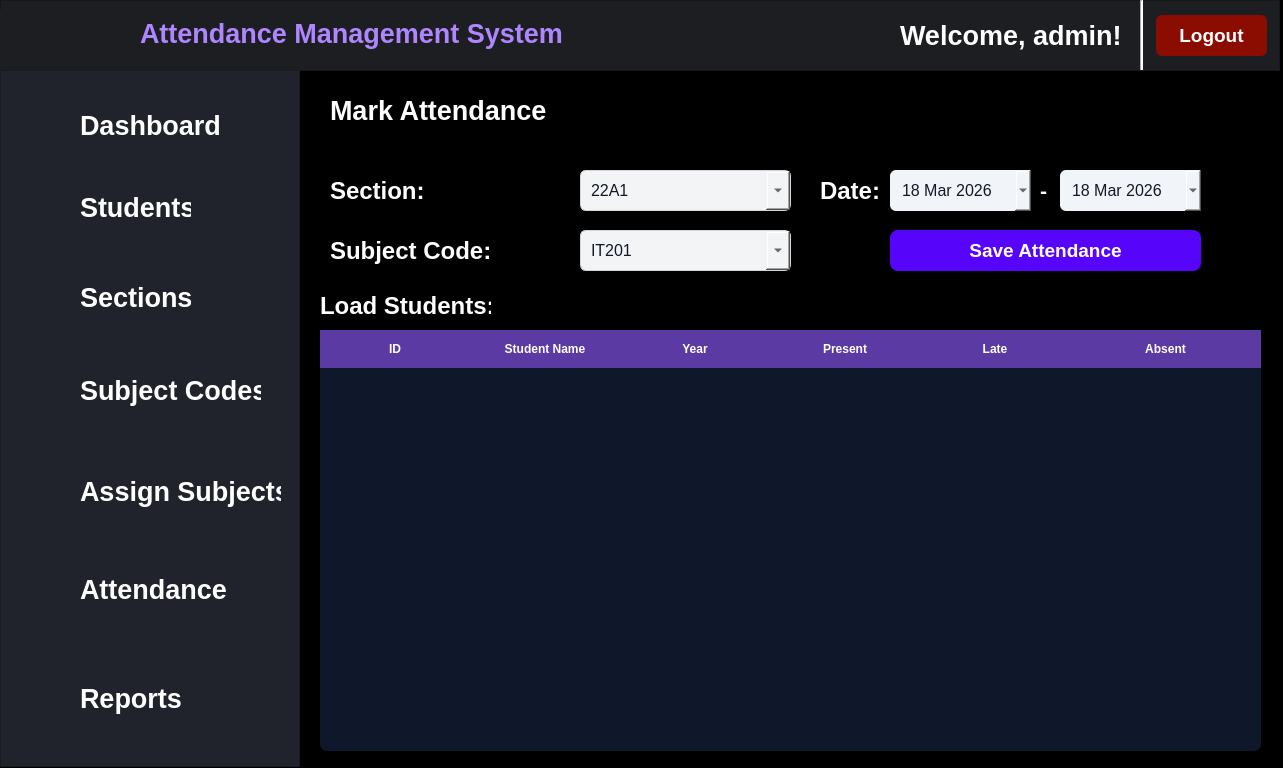
<?xml version="1.0" encoding="UTF-8"?>
<ui version="4.0">
 <class>MainWindow</class>
 <widget class="QMainWindow" name="MainWindow">
  <property name="geometry">
   <rect>
    <x>0</x>
    <y>0</y>
    <width>1283</width>
    <height>768</height>
   </rect>
  </property>
  <property name="windowTitle">
   <string>MainWindow</string>
  </property>
  <property name="styleSheet">
   <string notr="true">QMainWindow{
	background-color: black;
}

QWidget#centralwidget{
	background-color: black;
}</string>
  </property>
  <widget class="QWidget" name="centralwidget">
   <widget class="QLabel" name="apptitle_3">
    <property name="geometry">
     <rect>
      <x>330</x>
      <y>160</y>
      <width>201</width>
      <height>61</height>
     </rect>
    </property>
    <property name="font">
     <font>
      <family>Segoe UI</family>
      <pointsize>18</pointsize>
      <weight>75</weight>
      <italic>false</italic>
      <bold>true</bold>
     </font>
    </property>
    <property name="styleSheet">
     <string notr="true">color: white;
</string>
    </property>
    <property name="text">
     <string>Section:</string>
    </property>
   </widget>
   <widget class="QLabel" name="apptitle_4">
    <property name="geometry">
     <rect>
      <x>330</x>
      <y>220</y>
      <width>201</width>
      <height>61</height>
     </rect>
    </property>
    <property name="font">
     <font>
      <family>Segoe UI</family>
      <pointsize>18</pointsize>
      <weight>75</weight>
      <italic>false</italic>
      <bold>true</bold>
     </font>
    </property>
    <property name="styleSheet">
     <string notr="true">color: white;
</string>
    </property>
    <property name="text">
     <string>Subject Code:</string>
    </property>
   </widget>
   <widget class="QComboBox" name="cmbSection">
    <property name="geometry">
     <rect>
      <x>580</x>
      <y>170</y>
      <width>211</width>
      <height>41</height>
     </rect>
    </property>
    <property name="sizePolicy">
     <sizepolicy hsizetype="Preferred" vsizetype="Preferred">
      <horstretch>0</horstretch>
      <verstretch>0</verstretch>
     </sizepolicy>
    </property>
    <property name="font">
     <font>
      <family>Segoe UI</family>
      <pointsize>12</pointsize>
     </font>
    </property>
    <property name="styleSheet">
     <string notr="true">QComboBox {
    background-color: #f3f4f6;
    color: #111827;
    border: 1px solid #d1d5db;
    border-radius: 6px;
    padding: 6px 10px;
}

QComboBox::drop-down {
    width: 24px;
}

QComboBox:hover {
    border: 1px solid #a78bfa;
}

QComboBox:focus {
    border: 1px solid #7c3aed;
}

QComboBox QAbstractItemView {
    background-color: #ffffff;
    color: #111827;
    border: 1px solid #d1d5db;
    selection-background-color: #7c3aed;
    selection-color: white;
}</string>
    </property>
    <item>
     <property name="text">
      <string>22A1</string>
     </property>
    </item>
    <item>
     <property name="text">
      <string>22A2</string>
     </property>
    </item>
    <item>
     <property name="text">
      <string>22A3</string>
     </property>
    </item>
    <item>
     <property name="text">
      <string>22A4</string>
     </property>
    </item>
    <item>
     <property name="text">
      <string>22A5</string>
     </property>
    </item>
   </widget>
   <widget class="QComboBox" name="cmbSubject">
    <property name="geometry">
     <rect>
      <x>580</x>
      <y>230</y>
      <width>211</width>
      <height>41</height>
     </rect>
    </property>
    <property name="font">
     <font>
      <family>Segoe UI</family>
      <pointsize>12</pointsize>
     </font>
    </property>
    <property name="styleSheet">
     <string notr="true">QComboBox {
    background-color: #f3f4f6;
    color: #111827;
    border: 1px solid #d1d5db;
    border-radius: 6px;
    padding: 6px 10px;
}

QComboBox::drop-down {
    width: 24px;
}

QComboBox:hover {
    border: 1px solid #a78bfa;
}

QComboBox:focus {
    border: 1px solid #7c3aed;
}

QComboBox QAbstractItemView {
    background-color: #ffffff;
    color: #111827;
    border: 1px solid #d1d5db;
    selection-background-color: #7c3aed;
    selection-color: white;
}</string>
    </property>
    <item>
     <property name="text">
      <string>IT201</string>
     </property>
    </item>
    <item>
     <property name="text">
      <string>IT202</string>
     </property>
    </item>
    <item>
     <property name="text">
      <string>IT203</string>
     </property>
    </item>
    <item>
     <property name="text">
      <string>IT204</string>
     </property>
    </item>
    <item>
     <property name="text">
      <string>IT205</string>
     </property>
    </item>
   </widget>
   <widget class="QLabel" name="apptitle_7">
    <property name="geometry">
     <rect>
      <x>320</x>
      <y>290</y>
      <width>171</width>
      <height>31</height>
     </rect>
    </property>
    <property name="font">
     <font>
      <family>Segoe UI</family>
      <pointsize>18</pointsize>
      <weight>75</weight>
      <italic>false</italic>
      <bold>true</bold>
     </font>
    </property>
    <property name="styleSheet">
     <string notr="true">color: white;
</string>
    </property>
    <property name="text">
     <string>Load Students:</string>
    </property>
   </widget>
   <widget class="QFrame" name="topbar">
    <property name="geometry">
     <rect>
      <x>0</x>
      <y>0</y>
      <width>1280</width>
      <height>71</height>
     </rect>
    </property>
    <property name="styleSheet">
     <string notr="true">background-color: #1D1E21;</string>
    </property>
    <property name="frameShape">
     <enum>QFrame::StyledPanel</enum>
    </property>
    <property name="frameShadow">
     <enum>QFrame::Raised</enum>
    </property>
    <widget class="QLabel" name="label">
     <property name="geometry">
      <rect>
       <x>0</x>
       <y>10</y>
       <width>151</width>
       <height>71</height>
      </rect>
     </property>
     <property name="text">
      <string/>
     </property>
     <property name="pixmap">
      <pixmap>../assets/140x140.png</pixmap>
     </property>
    </widget>
    <widget class="QLabel" name="label_2">
     <property name="geometry">
      <rect>
       <x>140</x>
       <y>8</y>
       <width>431</width>
       <height>50</height>
      </rect>
     </property>
     <property name="font">
      <font>
       <family>Segoe UI</family>
       <pointsize>20</pointsize>
       <weight>75</weight>
       <bold>true</bold>
      </font>
     </property>
     <property name="styleSheet">
      <string notr="true">color: #AE86FF;</string>
     </property>
     <property name="text">
      <string>Attendance Management System</string>
     </property>
    </widget>
    <widget class="QPushButton" name="pushButton_9">
     <property name="geometry">
      <rect>
       <x>1156</x>
       <y>15</y>
       <width>111</width>
       <height>41</height>
      </rect>
     </property>
     <property name="font">
      <font>
       <family>Segoe UI</family>
       <pointsize>14</pointsize>
       <weight>75</weight>
       <bold>true</bold>
      </font>
     </property>
     <property name="cursor">
      <cursorShape>PointingHandCursor</cursorShape>
     </property>
     <property name="styleSheet">
      <string notr="true">QPushButton {
background-color: #8B0C00;
border: none;
color: white;
border-radius: 6px;
}

QPushButton:hover {
background-color: #67160F;
}</string>
     </property>
     <property name="text">
      <string>Logout</string>
     </property>
    </widget>
    <widget class="Line" name="line">
     <property name="geometry">
      <rect>
       <x>1140</x>
       <y>0</y>
       <width>3</width>
       <height>70</height>
      </rect>
     </property>
     <property name="styleSheet">
      <string notr="true">background-color: white;</string>
     </property>
     <property name="orientation">
      <enum>Qt::Vertical</enum>
     </property>
    </widget>
    <widget class="QLabel" name="label_3">
     <property name="geometry">
      <rect>
       <x>900</x>
       <y>10</y>
       <width>221</width>
       <height>50</height>
      </rect>
     </property>
     <property name="font">
      <font>
       <family>Segoe UI</family>
       <pointsize>20</pointsize>
       <weight>75</weight>
       <bold>true</bold>
      </font>
     </property>
     <property name="styleSheet">
      <string notr="true">color: white;</string>
     </property>
     <property name="text">
      <string>Welcome, admin!</string>
     </property>
    </widget>
   </widget>
   <widget class="QFrame" name="frame_2">
    <property name="geometry">
     <rect>
      <x>0</x>
      <y>70</y>
      <width>300</width>
      <height>697</height>
     </rect>
    </property>
    <property name="styleSheet">
     <string notr="true">background-color: #20232B;
padding: 10px;</string>
    </property>
    <property name="frameShape">
     <enum>QFrame::StyledPanel</enum>
    </property>
    <property name="frameShadow">
     <enum>QFrame::Raised</enum>
    </property>
    <widget class="QPushButton" name="pushButton">
     <property name="geometry">
      <rect>
       <x>70</x>
       <y>30</y>
       <width>161</width>
       <height>51</height>
      </rect>
     </property>
     <property name="font">
      <font>
       <family>Segoe UI</family>
       <pointsize>20</pointsize>
       <weight>75</weight>
       <italic>false</italic>
       <bold>true</bold>
      </font>
     </property>
     <property name="cursor">
      <cursorShape>PointingHandCursor</cursorShape>
     </property>
     <property name="styleSheet">
      <string notr="true">QPushButton {
    color: white;
    background: transparent;
    border: none;
    text-align: left;
    padding: 10px;
}

QPushButton:hover {
    color: #7B2CFF;
}

QPushButton:checked {
    color: #7B2CFF;
    font-weight: bold;
}</string>
     </property>
     <property name="text">
      <string>Dashboard</string>
     </property>
    </widget>
    <widget class="QPushButton" name="pushButton_2">
     <property name="geometry">
      <rect>
       <x>70</x>
       <y>112</y>
       <width>131</width>
       <height>51</height>
      </rect>
     </property>
     <property name="font">
      <font>
       <family>Segoe UI</family>
       <pointsize>20</pointsize>
       <weight>75</weight>
       <italic>false</italic>
       <bold>true</bold>
      </font>
     </property>
     <property name="cursor">
      <cursorShape>PointingHandCursor</cursorShape>
     </property>
     <property name="styleSheet">
      <string notr="true">QPushButton {
    color: white;
    background: transparent;
    border: none;
    text-align: left;
    padding: 10px;
}

QPushButton:hover {
    color: #7B2CFF;
}

QPushButton:checked {
    color: #7B2CFF;
    font-weight: bold;
}</string>
     </property>
     <property name="text">
      <string>Students</string>
     </property>
    </widget>
    <widget class="QPushButton" name="pushButton_3">
     <property name="geometry">
      <rect>
       <x>70</x>
       <y>202</y>
       <width>131</width>
       <height>51</height>
      </rect>
     </property>
     <property name="font">
      <font>
       <family>Segoe UI</family>
       <pointsize>20</pointsize>
       <weight>75</weight>
       <italic>false</italic>
       <bold>true</bold>
      </font>
     </property>
     <property name="cursor">
      <cursorShape>PointingHandCursor</cursorShape>
     </property>
     <property name="styleSheet">
      <string notr="true">QPushButton {
     color: white;
    background: transparent;
    border: none;
    text-align: left;
    padding: 10px;
}

QPushButton:hover {
    color: #7B2CFF;
}

QPushButton:checked {
    color: #7B2CFF;
    font-weight: bold;
}</string>
     </property>
     <property name="text">
      <string>Sections</string>
     </property>
    </widget>
    <widget class="QPushButton" name="pushButton_4">
     <property name="geometry">
      <rect>
       <x>70</x>
       <y>290</y>
       <width>201</width>
       <height>61</height>
      </rect>
     </property>
     <property name="font">
      <font>
       <family>Segoe UI</family>
       <pointsize>20</pointsize>
       <weight>75</weight>
       <italic>false</italic>
       <bold>true</bold>
      </font>
     </property>
     <property name="cursor">
      <cursorShape>PointingHandCursor</cursorShape>
     </property>
     <property name="acceptDrops">
      <bool>false</bool>
     </property>
     <property name="styleSheet">
      <string notr="true">QPushButton {
     color: white;
    background: transparent;
    border: none;
    text-align: left;
    padding: 10px;
}

QPushButton:hover {
    color: #7B2CFF;
}

QPushButton:checked {
    color: #7B2CFF;
    font-weight: bold;
}</string>
     </property>
     <property name="text">
      <string>Subject Codes</string>
     </property>
    </widget>
    <widget class="QPushButton" name="pushButton_5">
     <property name="geometry">
      <rect>
       <x>70</x>
       <y>391</y>
       <width>221</width>
       <height>61</height>
      </rect>
     </property>
     <property name="font">
      <font>
       <family>Segoe UI</family>
       <pointsize>20</pointsize>
       <weight>75</weight>
       <italic>false</italic>
       <bold>true</bold>
      </font>
     </property>
     <property name="cursor">
      <cursorShape>PointingHandCursor</cursorShape>
     </property>
     <property name="styleSheet">
      <string notr="true">QPushButton {
     color: white;
    background: transparent;
    border: none;
    text-align: left;
    padding: 10px;
}

QPushButton:hover {
    color: #7B2CFF;
}

QPushButton:checked {
    color: #7B2CFF;
    font-weight: bold;
}</string>
     </property>
     <property name="text">
      <string>Assign Subjects</string>
     </property>
    </widget>
    <widget class="QPushButton" name="pushButton_6">
     <property name="geometry">
      <rect>
       <x>70</x>
       <y>494</y>
       <width>171</width>
       <height>51</height>
      </rect>
     </property>
     <property name="font">
      <font>
       <family>Segoe UI</family>
       <pointsize>20</pointsize>
       <weight>75</weight>
       <italic>false</italic>
       <bold>true</bold>
      </font>
     </property>
     <property name="cursor">
      <cursorShape>PointingHandCursor</cursorShape>
     </property>
     <property name="styleSheet">
      <string notr="true">QPushButton {
    color: white;
    background: transparent;
    border: none;
    text-align: left;
    padding: 10px;
}

QPushButton:hover {
    color: #7B2CFF;
}

QPushButton:checked {
    color: #7B2CFF;
    font-weight: bold;
}</string>
     </property>
     <property name="text">
      <string>Attendance</string>
     </property>
    </widget>
    <widget class="QPushButton" name="pushButton_7">
     <property name="geometry">
      <rect>
       <x>70</x>
       <y>598</y>
       <width>121</width>
       <height>61</height>
      </rect>
     </property>
     <property name="font">
      <font>
       <family>Segoe UI</family>
       <pointsize>20</pointsize>
       <weight>75</weight>
       <italic>false</italic>
       <bold>true</bold>
      </font>
     </property>
     <property name="cursor">
      <cursorShape>PointingHandCursor</cursorShape>
     </property>
     <property name="styleSheet">
      <string notr="true">QPushButton {
     color: white;
    background: transparent;
    border: none;
    text-align: left;
    padding: 10px;
}

QPushButton:hover {
    color: #7B2CFF;
}

QPushButton:checked {
    color: #7B2CFF;
    font-weight: bold;
}</string>
     </property>
     <property name="text">
      <string>Reports</string>
     </property>
    </widget>
    <widget class="QLabel" name="label_4">
     <property name="geometry">
      <rect>
       <x>20</x>
       <y>30</y>
       <width>61</width>
       <height>61</height>
      </rect>
     </property>
     <property name="text">
      <string/>
     </property>
     <property name="pixmap">
      <pixmap>../assets/dashboard.png</pixmap>
     </property>
    </widget>
    <widget class="QLabel" name="label_5">
     <property name="geometry">
      <rect>
       <x>20</x>
       <y>115</y>
       <width>51</width>
       <height>51</height>
      </rect>
     </property>
     <property name="text">
      <string/>
     </property>
     <property name="pixmap">
      <pixmap>../assets/student.png</pixmap>
     </property>
    </widget>
    <widget class="QLabel" name="label_6">
     <property name="geometry">
      <rect>
       <x>20</x>
       <y>200</y>
       <width>61</width>
       <height>61</height>
      </rect>
     </property>
     <property name="text">
      <string/>
     </property>
     <property name="pixmap">
      <pixmap>../assets/section.png</pixmap>
     </property>
    </widget>
    <widget class="QLabel" name="label_7">
     <property name="geometry">
      <rect>
       <x>20</x>
       <y>300</y>
       <width>61</width>
       <height>51</height>
      </rect>
     </property>
     <property name="text">
      <string/>
     </property>
     <property name="pixmap">
      <pixmap>../assets/subject.png</pixmap>
     </property>
    </widget>
    <widget class="QLabel" name="label_8">
     <property name="geometry">
      <rect>
       <x>20</x>
       <y>400</y>
       <width>47</width>
       <height>51</height>
      </rect>
     </property>
     <property name="text">
      <string/>
     </property>
     <property name="pixmap">
      <pixmap>../assets/subject-code.png</pixmap>
     </property>
    </widget>
    <widget class="QLabel" name="label_9">
     <property name="geometry">
      <rect>
       <x>20</x>
       <y>500</y>
       <width>51</width>
       <height>51</height>
      </rect>
     </property>
     <property name="text">
      <string/>
     </property>
     <property name="pixmap">
      <pixmap>../assets/attendance.png</pixmap>
     </property>
    </widget>
    <widget class="QLabel" name="label_10">
     <property name="geometry">
      <rect>
       <x>20</x>
       <y>600</y>
       <width>61</width>
       <height>61</height>
      </rect>
     </property>
     <property name="text">
      <string/>
     </property>
     <property name="pixmap">
      <pixmap>../assets/report.png</pixmap>
     </property>
    </widget>
   </widget>
   <widget class="QLabel" name="apptitle_5">
    <property name="geometry">
     <rect>
      <x>820</x>
      <y>180</y>
      <width>71</width>
      <height>21</height>
     </rect>
    </property>
    <property name="font">
     <font>
      <family>Segoe UI</family>
      <pointsize>18</pointsize>
      <weight>75</weight>
      <italic>false</italic>
      <bold>true</bold>
     </font>
    </property>
    <property name="styleSheet">
     <string notr="true">color: #FFFFFF;
</string>
    </property>
    <property name="text">
     <string>Date:</string>
    </property>
   </widget>
   <widget class="QDateEdit" name="dateEdit">
    <property name="geometry">
     <rect>
      <x>890</x>
      <y>170</y>
      <width>141</width>
      <height>41</height>
     </rect>
    </property>
    <property name="font">
     <font>
      <family>Segoe UI</family>
      <pointsize>12</pointsize>
     </font>
    </property>
    <property name="styleSheet">
     <string notr="true">QDateEdit {
    background-color: #f1f5f9;
    color: #111827;
    border-radius: 6px;
    padding: 6px 10px;
    border: none;
}

QCalendarWidget {
    background-color: #1e293b;
    color: white;
	font-family: &quot;Segoe UI&quot;;
}

QCalendarWidget QWidget {
    alternate-background-color: #402E65;
}

QCalendarWidget QToolButton {
    color: white;
	font-family: &quot;Segoe UI&quot;;
    background: #00000;
}

QCalendarWidget QAbstractItemView {
	color: white;
	font-family: &quot;Segoe UI&quot;;
    selection-background-color: #7c3aed;
    selection-color: white;
}</string>
    </property>
    <property name="dateTime">
     <datetime>
      <hour>0</hour>
      <minute>0</minute>
      <second>0</second>
      <year>2026</year>
      <month>3</month>
      <day>18</day>
     </datetime>
    </property>
    <property name="calendarPopup">
     <bool>true</bool>
    </property>
   </widget>
   <widget class="QLabel" name="label_11">
    <property name="geometry">
     <rect>
      <x>1040</x>
      <y>180</y>
      <width>21</width>
      <height>21</height>
     </rect>
    </property>
    <property name="font">
     <font>
      <family>Segoe UI</family>
      <pointsize>16</pointsize>
      <weight>75</weight>
      <bold>true</bold>
     </font>
    </property>
    <property name="styleSheet">
     <string notr="true">color: white;</string>
    </property>
    <property name="text">
     <string>-</string>
    </property>
   </widget>
   <widget class="QDateEdit" name="dateEdit_2">
    <property name="geometry">
     <rect>
      <x>1060</x>
      <y>170</y>
      <width>141</width>
      <height>41</height>
     </rect>
    </property>
    <property name="font">
     <font>
      <family>Segoe UI</family>
      <pointsize>12</pointsize>
     </font>
    </property>
    <property name="styleSheet">
     <string notr="true">QDateEdit {
    background-color: #f1f5f9;
    color: #111827;
    border-radius: 6px;
    padding: 6px 10px;
    border: none;
}

QCalendarWidget {
    background-color: #1e293b;
    color: white;
	font-family: &quot;Segoe UI&quot;;
}

QCalendarWidget QWidget {
    alternate-background-color: #402E65;
}

QCalendarWidget QToolButton {
    color: white;
	font-family: &quot;Segoe UI&quot;;
    background: #00000;
}

QCalendarWidget QAbstractItemView {
	color: white;
	font-family: &quot;Segoe UI&quot;;
    selection-background-color: #7c3aed;
    selection-color: white;
}</string>
    </property>
    <property name="dateTime">
     <datetime>
      <hour>0</hour>
      <minute>0</minute>
      <second>0</second>
      <year>2026</year>
      <month>3</month>
      <day>18</day>
     </datetime>
    </property>
    <property name="calendarPopup">
     <bool>true</bool>
    </property>
   </widget>
   <widget class="QTableWidget" name="attendanceTable">
    <property name="geometry">
     <rect>
      <x>320</x>
      <y>330</y>
      <width>941</width>
      <height>421</height>
     </rect>
    </property>
    <property name="autoFillBackground">
     <bool>false</bool>
    </property>
    <property name="styleSheet">
     <string notr="true">QTableWidget#attendanceTable {
    background-color: #0f172a;
    alternate-background-color: #1e293b;
    border: none;
    color: white;
    font-size: 14px;
    gridline-color: #1e293b;
	border-radius: 7px;
}

QHeaderView::section {
    background-color: #5b3aa4;
    color: white;
    padding: 10px;
    border: none;
    font-weight: bold;
}

QTableWidget::item {
    padding: 10px;
    border: none;
}

QTableWidget::item:selected {
    background-color: #7c3aed;
    color: white;
}</string>
    </property>
    <attribute name="horizontalHeaderCascadingSectionResizes">
     <bool>false</bool>
    </attribute>
    <attribute name="horizontalHeaderDefaultSectionSize">
     <number>150</number>
    </attribute>
    <attribute name="horizontalHeaderShowSortIndicator" stdset="0">
     <bool>false</bool>
    </attribute>
    <attribute name="horizontalHeaderStretchLastSection">
     <bool>true</bool>
    </attribute>
    <column>
     <property name="text">
      <string>ID</string>
     </property>
    </column>
    <column>
     <property name="text">
      <string>Student Name</string>
     </property>
    </column>
    <column>
     <property name="text">
      <string>Year</string>
     </property>
    </column>
    <column>
     <property name="text">
      <string>Present</string>
     </property>
    </column>
    <column>
     <property name="text">
      <string>Late</string>
     </property>
    </column>
    <column>
     <property name="text">
      <string>Absent</string>
     </property>
    </column>
   </widget>
   <widget class="QLabel" name="apptitle_2">
    <property name="geometry">
     <rect>
      <x>330</x>
      <y>90</y>
      <width>221</width>
      <height>41</height>
     </rect>
    </property>
    <property name="font">
     <font>
      <family>Segoe UI</family>
      <pointsize>20</pointsize>
      <weight>75</weight>
      <italic>false</italic>
      <bold>true</bold>
     </font>
    </property>
    <property name="styleSheet">
     <string notr="true">color: #FFFFFF;
</string>
    </property>
    <property name="text">
     <string>Mark Attendance </string>
    </property>
   </widget>
   <widget class="QPushButton" name="btnSaveAttendance">
    <property name="geometry">
     <rect>
      <x>890</x>
      <y>230</y>
      <width>311</width>
      <height>41</height>
     </rect>
    </property>
    <property name="font">
     <font>
      <family>Segoe UI</family>
      <pointsize>14</pointsize>
      <weight>75</weight>
      <bold>true</bold>
     </font>
    </property>
    <property name="cursor">
     <cursorShape>PointingHandCursor</cursorShape>
    </property>
    <property name="styleSheet">
     <string notr="true">QPushButton {
    background-color: #5604FA; 
    color: white;
    border: none;
    border-radius: 8px;
    padding: 8px 20px;
    font-weight: 600;
}

QPushButton:hover {
    background-color: #4709C1;
}

QPushButton:pressed {
    background-color: #864BFB; 
}

QPushButton:disabled {
    background-color: #4b5563;
    color: #9ca3af;
}</string>
    </property>
    <property name="text">
     <string>Save Attendance</string>
    </property>
   </widget>
  </widget>
 </widget>
 <resources/>
 <connections/>
</ui>
